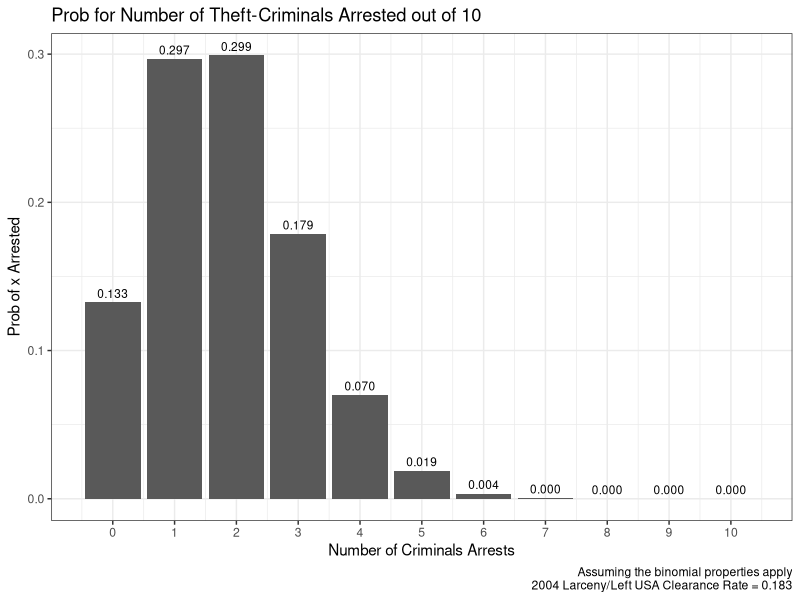
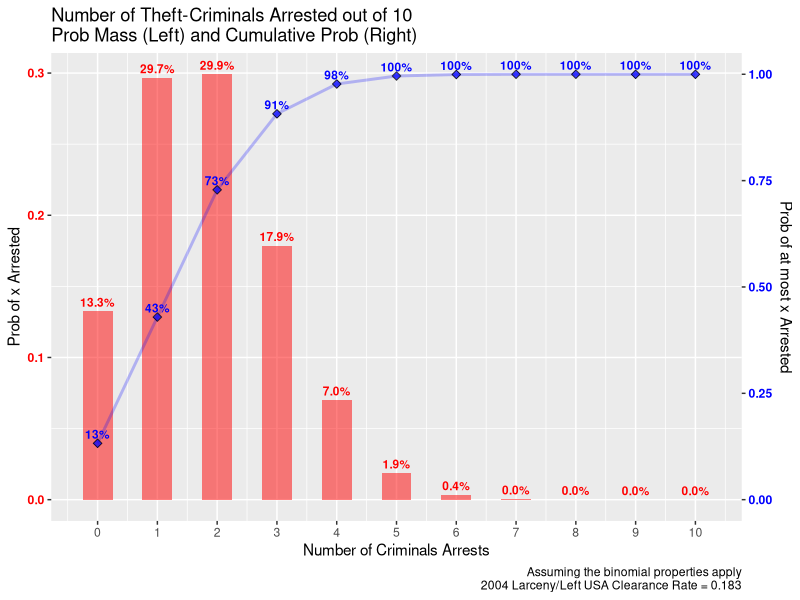
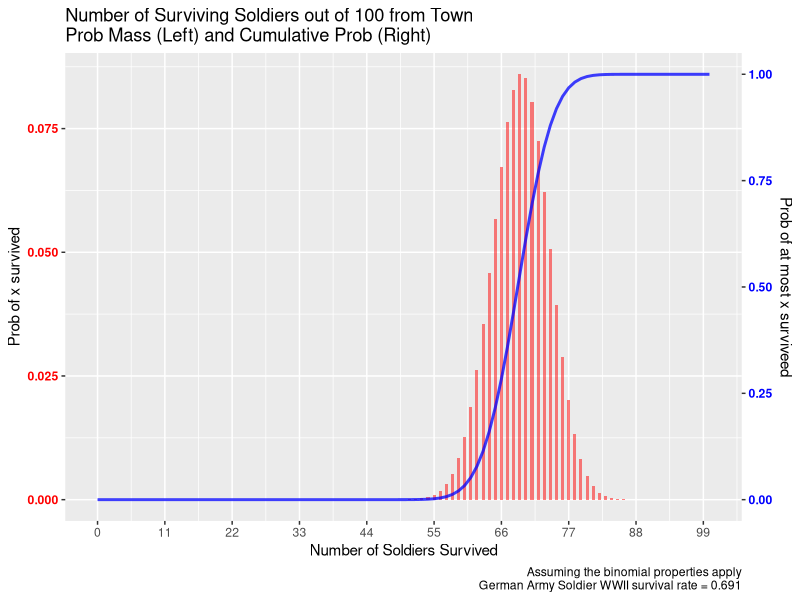

The R source for these figures, in order:
## ----------------------------------------------------------------------------------------------------------------------------------------------------------------------
# library
library(tidyverse)

# Parameters
n <- 10
p <- 0.183

# A vector of different arrest counts
zero2max <- 0:n

# Probability for different arrest counts
prob_of_arrests <- dbinom(zero2max, n, p)

# Control Graph Size
options(repr.plot.width = 5, repr.plot.height = 4)

# Number of Arrests Probabilities
arrest.prob.mass <- tibble(arrests=zero2max, prob=prob_of_arrests)

# Titles Strings etc
graph.title <- sprintf('Prob for Number of Theft-Criminals Arrested out of %s' ,n)
graph.caption <- sprintf(
    paste0('Assuming the binomial properties apply\n',
           '2004 Larceny/Left USA Clearance Rate = %s'), p)

# Create a Table and Graph it
arrest.graph <- arrest.prob.mass %>%
    ggplot(aes(x=arrests, y=prob, label = sprintf('%0.3f', prob))) + 
    geom_bar(stat = 'identity') + 
    geom_text(vjust = -0.5, size = 3) + 
    labs(title = graph.title,
         x = 'Number of Criminals Arrests',
         y = 'Prob of x Arrested',
         caption = graph.caption) +
    scale_x_continuous(labels = zero2max, breaks = zero2max) +
    theme_bw()

print(arrest.graph)


## ----------------------------------------------------------------------------------------------------------------------------------------------------------------------
# Cumulative Probability for different arrest counts, before dbinom, now pbinom
cumulative_prob_of_arrests <- pbinom(zero2max, n, p)

# Data File that Includes Cumulative Probability and Mass
arrest.prob <- tibble(arrests=(zero2max), prob=prob_of_arrests, cum.prob=cumulative_prob_of_arrests)

# Control Graph Size
options(repr.plot.width = 5, repr.plot.height = 4)

# Create a Table and Graph it
#     geom_text(aes(y=prob, label = sprintf('%0.3f', prob)), vjust = -0.5, size = 3) +     

axis.sec.ratio <- max(cumulative_prob_of_arrests)/max(prob_of_arrests)
right.axis.color <- 'blue'
left.axis.color <- 'red'

# Probabilities
arrest.graph <- arrest.prob %>%
    ggplot(aes(x=arrests)) + 
    geom_bar(aes(y=prob),
             stat='identity', alpha=0.5, width=0.5, fill=left.axis.color) + 
    geom_text(aes(y=prob,
                  label = paste0(sprintf('%2.1f', prob*100), '%')),
              vjust = -0.5, size = 3, color=left.axis.color, fontface='bold') 

# Cumulative Probabilities
arrest.graph <- arrest.graph + 
    geom_line(aes(y=cum.prob/axis.sec.ratio),
              alpha=0.25, size=1, color=right.axis.color) + 
    geom_point(aes(y=cum.prob/axis.sec.ratio),
               alpha=0.75, size=2, shape=23, fill=right.axis.color) + 
    geom_text(aes(y=cum.prob/axis.sec.ratio,
                  label = paste0(sprintf('%2.0f', cum.prob*100), '%')),
              vjust = -0.5, size = 3, color=right.axis.color, fontface='bold')

# Titles Strings etc
graph.title <- sprintf(
    paste0('Number of Theft-Criminals Arrested out of %s\n',
           'Prob Mass (Left) and Cumulative Prob (Right)'), n)
graph.caption <- sprintf(
    paste0('Assuming the binomial properties apply\n',
           '2004 Larceny/Left USA Clearance Rate = %s'), p)
graph.title.x <- 'Number of Criminals Arrests'
graph.title.y.axisleft <- 'Prob of x Arrested'
graph.title.y.axisright <- 'Prob of at most x Arrested'

# Title
arrest.graph <- arrest.graph + 
    labs(title = graph.title,
         x = graph.title.x, y = graph.title.y.axisleft,
         caption = graph.caption) +
    scale_y_continuous(sec.axis = 
                       sec_axis(~.*axis.sec.ratio, name = graph.title.y.axisright)) +
    scale_x_continuous(labels = zero2max, breaks = zero2max) +
    theme(axis.text.y = element_text(face='bold'),
          axis.text.y.right = element_text(color = right.axis.color),
          axis.text.y.left = element_text(color = left.axis.color))

# Print
print(arrest.graph)


## ----------------------------------------------------------------------------------------------------------------------------------------------------------------------
# Parameters
n <- 100
p <- 1-0.309

# Generate Data
# A vector of different survival counts
zero2max <- 0:n
# Probability for different survival counts
prob_of_survives <- dbinom(zero2max, n, p)
# Cumulative Probability for different survival counts, before dbinom, now pbinom
cumulative_prob_of_survives <- pbinom(zero2max, n, p)
# Data File that Includes Cumulative Probability and Mass
survive.prob <- tibble(survives=(zero2max), prob=prob_of_survives, cum.prob=cumulative_prob_of_survives)


## ----------------------------------------------------------------------------------------------------------------------------------------------------------------------
# Control Graph Size
options(repr.plot.width = 5, repr.plot.height = 4)
# Two axis colors
axis.sec.ratio <- max(cumulative_prob_of_survives)/max(prob_of_survives)
right.axis.color <- 'blue'
left.axis.color <- 'red'

# Probabilities
survive.graph <- survive.prob %>%
    ggplot(aes(x=survives)) + 
    geom_bar(aes(y=prob),
             stat='identity', alpha=0.5, width=0.5, fill=left.axis.color) 

# Cumulative Probabilities
survive.graph <- survive.graph + 
    geom_line(aes(y=cum.prob/axis.sec.ratio),
              alpha=0.75, size=1, color=right.axis.color) 
    
# Titles Strings etc
graph.title <- sprintf(
    paste0('Number of Surviving Soldiers out of %s from Town\n',
           'Prob Mass (Left) and Cumulative Prob (Right)') ,n)
graph.caption <- sprintf(
    paste0('Assuming the binomial properties apply\n',
           'German Army Soldier WWII survival rate = %s'), p)
graph.title.x <- 'Number of Soldiers Survived'
graph.title.y.axisleft <- 'Prob of x survived'
graph.title.y.axisright <- 'Prob of at most x surviveed'

# Titles etc
survive.graph <- survive.graph + 
    labs(title = graph.title,
         x = graph.title.x,
         y = graph.title.y.axisleft,
         caption = graph.caption) +
    scale_y_continuous(sec.axis = 
                       sec_axis(~.*axis.sec.ratio, name = graph.title.y.axisright)) +
    scale_x_continuous(labels = zero2max[floor(seq(1,n,length.out=10))],
                       breaks = zero2max[floor(seq(1,n,length.out=10))]) +
    theme(axis.text.y = element_text(face='bold'),
          axis.text.y.right = element_text(color = right.axis.color),
          axis.text.y.left = element_text(color = left.axis.color))

# Print
print(survive.graph)


## ----------------------------------------------------------------------------------------------------------------------------------------------------------------------
# print(survive.prob)
# start_idx <- 81
f_table <- function(start_idx) {
    
    survive.subset <- round(survive.prob[seq(start_idx, start_idx+20),], 4)
    survive.subset$prob <- paste0(survive.subset$prob*100,
                                  '% chance EXACTLY (n=', survive.subset$survives, ') survived')
    survive.subset$one.minus.cum.prob <- paste0((1-survive.subset$cum.prob)*100,
                                                '% chance AT LEAST (n=', survive.subset$survives, ') survived')
    survive.subset$cum.prob <- paste0(round((survive.subset$cum.prob)*100, 4),
                                      '% chance AT MOST (n=', survive.subset$survives, ') survived')
    
    return(survive.subset[,2:4])
}
lapply(c(1,21,41,61,81), f_table)

